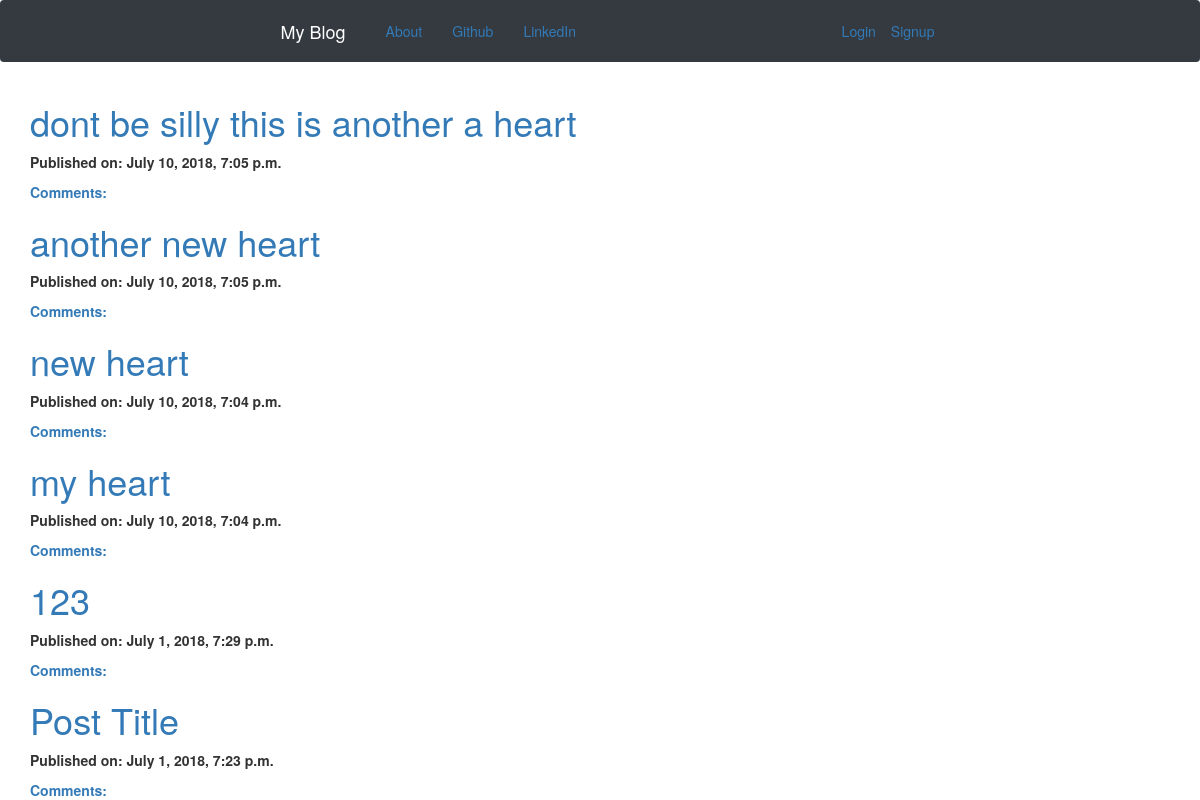
The page / on the database its author committed.
### blog/models.py (models this page shows, shortened)
class Post(models.Model):
	author = models.ForeignKey('auth.User',on_delete=models.CASCADE)
	title = models.CharField(max_length=200)
	text = models.TextField()
	create_date = models.DateTimeField(default=timezone.now)
	published_date = models.DateTimeField(blank=True,null=True)

### blog/views.py (the view)
# urls.py: url(r'^$',views.PostListView.as_view(),name='post_list'),
class PostListView(ListView):
	model = Post
	def get_queryset(self):
		return Post.objects.filter(published_date__isnull=False).order_by('-published_date')

### blog/templates/blog/post_list.html
{% extends "blog/base.html" %}
{% block content %}
<div class="centerstage" style="font-weight: 900;">
	{% for post in post_list %}
	<div class="post">
		<h1><a href="{% url 'post_detail' pk=post.pk %}">{{ post.title}}</a></h1>
		<div class="date">
			<p>Published on: {{post.published_date}}</p>
		</div>
		<a href="{% url 'post_detail' pk=post.pk %}">Comments: {{ post.approve_comment.coutn }}</a>
	</div>
	{% endfor %}
</div>
{% endblock %}

### blog/templates/blog/base.html (shortened to what this page needs)
<!DOCTYPE html>
{% load staticfiles %}
<html>
<head>
<link rel="stylesheet" href="https://stackpath.bootstrapcdn.com/bootstrap/4.1.1/css/bootstrap.min.css">
<link rel="stylesheet" href="//cdn.jsdelivr.net/npm/medium-editor@latest/dist/css/medium-editor.min.css" type="text/css" media="screen" charset="utf-8">
<link rel="stylesheet" type="text/css" href="{%static 'css/blog.css'%}">
    <link rel="stylesheet" href="https://maxcdn.bootstrapcdn.com/bootstrap/3.3.7/css/bootstrap.min.css">
</head>
<body style = "background-image: url(https://wallpaperxyz.com/wp-content/uploads/Best-Light-Background-Images-For-Desktop-Computer-Pc-Free-Download-Wallpaperxyz.com-7.jpg);
	    background-attachment: fixed;
    background-position: center;
    background-repeat: no-repeat;
    background-size: cover;
    overflow: auto;">
	<nav class="navbar navbar-expand-lg navbar-dark bg-dark">
		<div class="container">
			<ul class="nav navbar-nav">
			<li><a class="navbar-brand bigbrand" href="{% url 'post_list' %}">My Blog</a></li>
			<li><a href="{% url 'about' %}">About</a></li>
			<li><a href="https://www.github.com">Github</a></li>
			<li><a href="https://www.linkedin.com">LinkedIn</a></li>
			</ul>
			<ul class='nav navbar-nav navbar-right'>
				{% if user.is_authenticated %}
				<li>
					<a href="{% url 'post_new' %}">New Post</a>
				</li>
				<li>
					<a href="{% url 'post_draft_list' %}">Drafts</a>
				</li>
				<li>
					<a href="{% url 'logout' %}">Log Out</a>
				</li>
				<li>
					<a>Welcome: {{user.username}}</a>
				</li>
				{% else %}
				<li><a class='nav navbar-right' href="{% url 'login' %}">Login</a></li>
				<li><a class='nav navbar-right' href="{% url 'signup' %}">Signup</a></li>
				{% endif %}
			</ul>
		</div>
	</nav>
	<div class="content container">
		<div class="row">
			<div class="con-md-8">
				<div class="blog_posts">
					{% block content %}
					{% endblock %}
				</div>
			</div>
		</div>
	</div>
</body>
</html>

### blog/static/css/blog.css (style rules this page uses)
.centerstage { margin-left: auto; margin-right: auto; }
.bigbrand { font-size: 1.5em; }
body { height: 100%; overflow: auto; }
li { display: inline; }
ul { list-style-type: none; margin: 0; padding: 0; overflow: hidden; }
li { float: left; }
li a { display: block; text-align: center; padding: 14px 16px; text-decoration: none; }

### rows shown on the page
Post: title "dont be silly this is another a heart", published_date "July 10, 2018, 7:05 p.m."
Post: title "another new heart", published_date "July 10, 2018, 7:05 p.m."
Post: title "new heart", published_date "July 10, 2018, 7:04 p.m."
Post: title "my heart", published_date "July 10, 2018, 7:04 p.m."
Post: title "123", published_date "July 1, 2018, 7:29 p.m."
Post: title "Post Title", published_date "July 1, 2018, 7:23 p.m."
